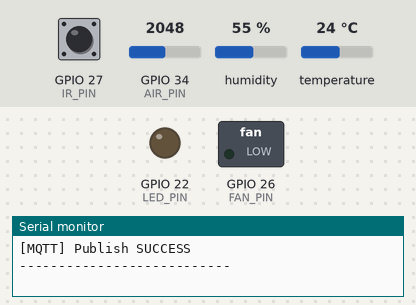
The sketch below on a simulated ESP32. Parts: switched loads named in the sketch (green lamp = pin HIGH), output pins drawn as LEDs (lit = HIGH), the last lines printed to the serial monitor. Dashed ring = blinking. Inputs (shaded band) come from the test bench; at power-on: GPIO 27 (IR_PIN) LOW, temperature 24 °C, GPIO 34 (AIR_PIN) = 2048, humidity 55 %. WiFi joins after 1.5 s; servers stay silent unless stated; random numbers use the default seed unless the sketch sets one; no MQTT or app messages arrive unless stated.

Above: at 3.7 s.
3.8 s: GPIO 27 (IR_PIN) driven HIGH
At 5.0 s:
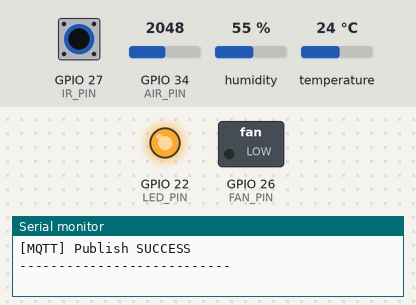
5.5 s: temperature set to 27 °C
At 7.7 s:
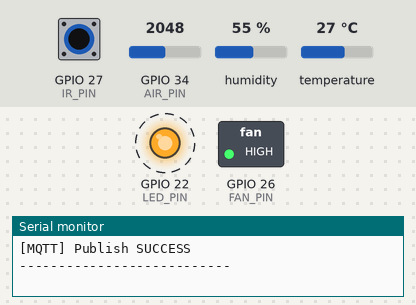
8.9 s: temperature set to 12 °C
11.3 s: temperature set to 28 °C
13.7 s: GPIO 27 (IR_PIN) pulsed LOW 5 times (0.12 s each, 0.3 s apart)
Timing chart, 0 to 22.9 s (numbered marks = the images above; inputs shaded):
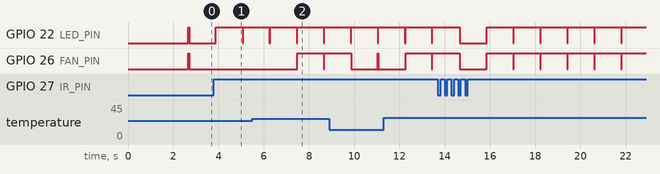

The sketch:

Assignment2V1code.ino
```cpp
#include <WiFi.h>
#include <PubSubClient.h>
#include <DHT.h>

// ===== PIN DEFINITIONS =====
#define DHTPIN 21
#define DHTTYPE DHT11

#define IR_PIN 27
#define AIR_PIN 34
#define LED_PIN 22
#define FAN_PIN 26

// ===== WIFI & MQTT =====

const char* ssid = "PUT_YOUR_OWN_SSID";
const char* password = "PUT_YOUR_OWN_PASSWORD";
const char* mqtt_server = "PUT_YOUR_OWN_MQTT_SERVER"; //

WiFiClient espClient;
PubSubClient client(espClient);
DHT dht(DHTPIN, DHTTYPE);

// ===== FUNCTIONS =====
void setup_wifi() {
  Serial.println("[WiFi] Connecting to WiFi...");
  WiFi.begin(ssid, password);

  while (WiFi.status() != WL_CONNECTED) {
    Serial.print(".");
    delay(500);
  }

  Serial.println();
  Serial.println("[WiFi] Connected successfully");
  Serial.print("[WiFi] IP Address: ");
  Serial.println(WiFi.localIP());
}

void reconnect() {
  while (!client.connected()) {
    Serial.print("[MQTT] Attempting connection...");

    // Create unique client ID
    String clientId = "ESP32-";
    clientId += String(random(0xffff), HEX);

    if (client.connect(clientId.c_str())) {
      Serial.println(" connected");
    } else {
      Serial.print(" failed, rc=");
      Serial.print(client.state());
      Serial.println(" retrying in 5 seconds");
      delay(5000);
    }
  }
}


// ===== ARDUINO REQUIRED FUNCTIONS =====
void setup() {
  Serial.begin(9600);
  delay(1000);

  Serial.println("=== ESP32 Smart Home Starting ===");

  pinMode(IR_PIN, INPUT);
  pinMode(LED_PIN, OUTPUT);
  pinMode(FAN_PIN, OUTPUT);

  dht.begin();
  Serial.println("[DHT] Sensor initialized");

  setup_wifi();

  client.setServer(mqtt_server, 1883);
  Serial.println("[MQTT] Broker configured");
}

void loop() {


  if (!client.connected()) {
    reconnect();
  }
  client.loop();

  // ===== SENSOR READINGS =====
int presence = digitalRead(IR_PIN);
float temperature = dht.readTemperature();
int airQuality = analogRead(AIR_PIN);
bool fanOn = false;

if (isnan(temperature)) {
  Serial.println("[ERROR] DHT read failed");
  delay(2000);
  return;
}

// ===== ACTUATOR LOGIC =====
digitalWrite(LED_PIN, presence ? LOW : HIGH);

if (presence && temperature > 23) {
  digitalWrite(FAN_PIN, LOW);   // ACTIVE-LOW RELAY
  fanOn = true;
} else {
  digitalWrite(FAN_PIN, HIGH);
  fanOn = false;
}

// ===== DEBUG OUTPUT =====
Serial.println("----- Sensor Readings -----");
Serial.print("Presence: ");
Serial.println(presence ? "DETECTED" : "NOT DETECTED");

Serial.print("Temperature: ");
Serial.print(temperature);
Serial.println(" °C");

Serial.print("Fan Status: ");
Serial.println(fanOn ? "ON" : "OFF");


  // ===== ACTUATOR LOGIC =====
  digitalWrite(LED_PIN, presence ? HIGH : LOW);

if (presence && temperature > 25) {
  digitalWrite(FAN_PIN, HIGH);
  fanOn = true;
} else {
  digitalWrite(FAN_PIN, LOW);
  fanOn = false;
}

  // ===== JSON PAYLOAD =====
  String payload = "{";
payload += "\"presence\":" + String(presence) + ",";
payload += "\"air_quality\":" + String(airQuality) + ",";
payload += "\"temperature\":" + String(temperature)+ ",";
payload += "\"fan_status\":\"" + String(fanOn ? "ON" : "OFF") + "\"";
payload += "}";


  Serial.print("[MQTT] Publishing data: ");
  Serial.println(payload);

  boolean status = client.publish("smarthome/data", payload.c_str());

  if (status) {
    Serial.println("[MQTT] Publish SUCCESS");
  } else {
    Serial.println("[MQTT] Publish FAILED");
  }

  Serial.println("---------------------------\n");
  delay(1000);
}
```

Measured:
- the behaviour switches between 25 and 26 °C on temperature (found by bisection; images 1 and 2)
- after the input at 5.5 s, GPIO 26 (FAN_PIN): LOW → HIGH after 2.0 s, → LOW 1.2 s later, → HIGH 0.03 s later
- by itself, GPIO 22 (LED_PIN): repeats every 1.2 s: HIGH 1.2 s, LOW 0.03 s
